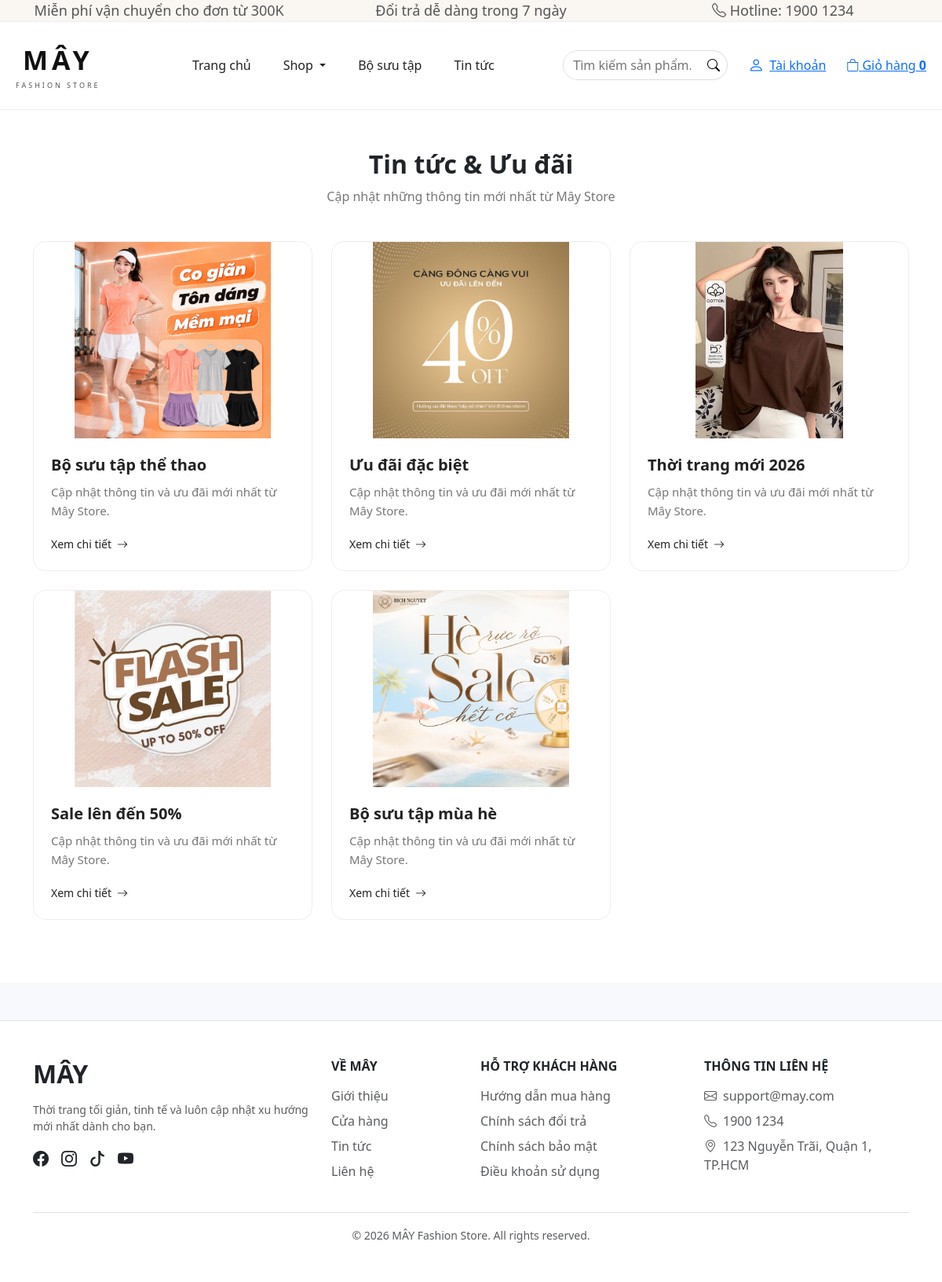
Page /fashion-store/banners.php on the committed database.
### tables this page shows
CREATE TABLE banners (
    id INT AUTO_INCREMENT PRIMARY KEY,
    title VARCHAR(255) NOT NULL,
    image VARCHAR(255) NOT NULL,
    link VARCHAR(255),
    start_at DATETIME,
    end_at DATETIME,
    status INT DEFAULT 1,
    created_at DATETIME DEFAULT CURRENT_TIMESTAMP,
    updated_at DATETIME DEFAULT CURRENT_TIMESTAMP
);

### fashion-store/banners.php (the view, shortened to what this page needs)
<?php
require_once '../includes/database.php';
$result = $conn->query("
    SELECT *
    FROM banners
    WHERE status = 1
    ORDER BY id DESC
");
$banners = $result->fetch_all(MYSQLI_ASSOC);
require_once '../includes/header.php';
require_once '../includes/menu.php';
?>
<main class="banner-page">
    <div class="container">
        <div class="banner-heading">
            <h1>Tin tức & Ưu đãi</h1>
            <p>Cập nhật những thông tin mới nhất từ Mây Store</p>
        </div>
        <div class="row g-4">
            <?php if (!empty($banners)): ?>
                <?php foreach ($banners as $row): ?>
                    <div class="col-12 col-md-6 col-lg-4">
                        <div class="banner-card">
                            <?php if (!empty($row['image'])): ?>
                                <img
                                    src="../uploads/banners/<?= htmlspecialchars($row['image']) ?>"
                                    alt="<?= htmlspecialchars($row['title']) ?>"
                                    class="banner-image"
                                >
                            <?php else: ?>
                                <div class="banner-image bg-light d-flex align-items-center justify-content-center">
                                    <span class="text-muted">Không có hình ảnh</span>
                                </div>
                            <?php endif; ?>
                            <div class="banner-content">
                                <h2 class="banner-title"><?= htmlspecialchars($row['title']) ?></h2>
                                <p class="banner-description">Cập nhật thông tin và ưu đãi mới nhất từ Mây Store.</p>
                                <?php if (!empty($row['link'])): ?>
                                    <a href="<?= htmlspecialchars($row['link']) ?>" class="banner-link">Xem chi tiết
                                        <i class="bi bi-arrow-right"></i>
                                    </a>
                                <?php endif; ?>
                            </div>
                        </div>
                    </div>
                <?php endforeach; ?>
            <?php endif; ?>
        </div>
    </div>
</main>
<?php require_once '../includes/footer.php'; ?>

### assets/css/style.css (style rules this page uses)
body { background-color: #f8f9fc; font-family: 'Segoe UI', sans-serif; overflow-x: hidden; }
.banner-page { padding:50px 0 80px;background:#fff }
.banner-heading { text-align:center;margin-bottom:45px }
.banner-heading h1 { font-size:32px;font-weight:600;margin-bottom:10px }
.banner-heading p { color:#777;margin:0 }
.banner-card { background:#fff;border:1px solid #eee;border-radius:16px;overflow:hidden;height:100%;transition:.3s ease }
.banner-image { width:100%;height:250px;object-fit:contain;display:block }
.banner-content { padding:22px }
.banner-title { font-size:20px;font-weight:600;margin-bottom:10px;color:#222 }
.banner-description { color:#777;font-size:15px;line-height:1.6;margin-bottom:18px }
.banner-link { display:inline-flex;align-items:center;gap:7px;color:#222;text-decoration:none;font-size:14px;font-weight:500 }

### rows in the picture
banners: image (picture), title "Bộ sưu tập thể thao"
banners: image (picture), title "Ưu đãi đặc biệt"
banners: image (picture), title "Thời trang mới 2026"
banners: image (picture), title "Sale lên đến 50%"
banners: image (picture), title "Bộ sưu tập mùa hè"

### other values in the picture
$cart_count "0"
